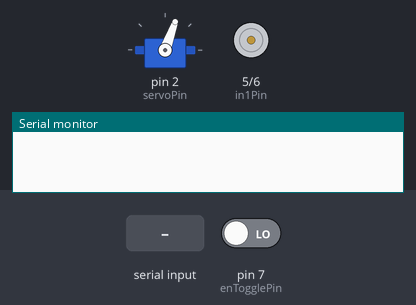
The program below on a simulated Arduino Nano, built with avr-gcc and run on an emulated ATmega328P. Shown: servo, motor-driver pin pairs drawn as motors (green arrow = first pin HIGH = forward, orange = second pin HIGH = backward, longer = more drive, scaled by the enable pin), the last lines printed to the serial monitor. The test bench sets the inputs (shaded band); at power-on: pin 7 (enTogglePin) LOW.

Above: at 1.2 s.
1.3 s: pin 7 (enTogglePin) driven HIGH
2.8 s: "d90\n" received over Serial
At 5.1 s:
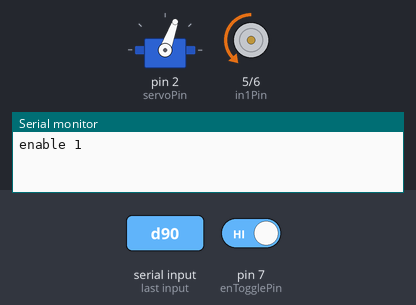
5.8 s: "s90\n" received over Serial
At 7.0 s:
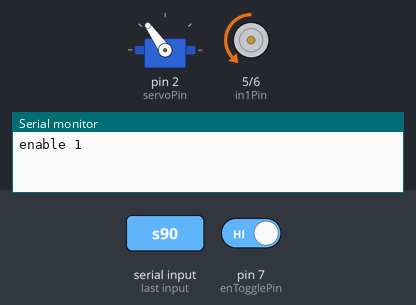
7.3 s: "d 45\n" received over Serial
At 9.3 s:
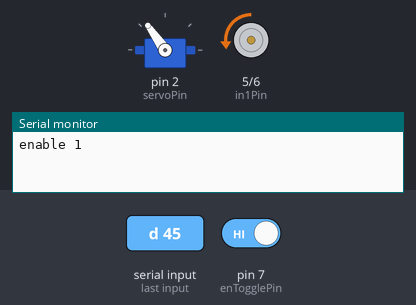
9.6 s: "s 45\n" received over Serial
At 10.1 s:
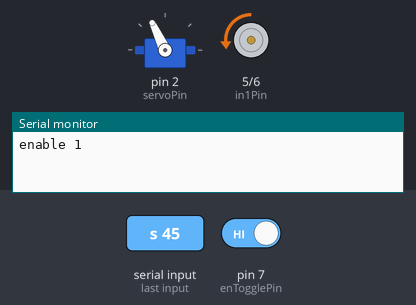
11.1 s: "d\n" received over Serial
At 12.9 s:
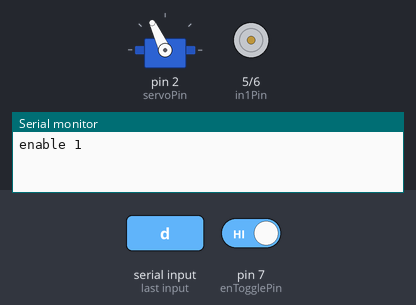
Timing chart, 0 to 14.4 s (numbered marks = the images above; inputs shaded):
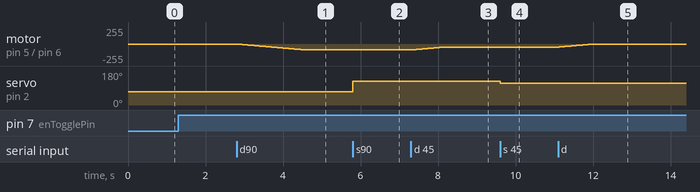

Measured:
- after the input at 2.8 s, motor on pin 5 (in1Pin) / pin 6 (in2Pin): moves from stopped to backward 89/255 over 1.8 s, starting at once
- after the input at 5.8 s, servo on pin 2 (servoPin): 70° → 125° at once
- after the input at 7.3 s, motor on pin 5 (in1Pin) / pin 6 (in2Pin): moves from backward 89/255 to backward 46/255 over 0.84 s, starting at once
- after the input at 9.6 s, servo on pin 2 (servoPin): 125° → 115° at once
- after the input at 11.1 s, motor on pin 5 (in1Pin) / pin 6 (in2Pin): moves from backward 46/255 to stopped over 0.90 s, starting at once

The program:

main.cpp
```cpp
#include <Arduino.h>
#include <Servo.h>

const int servoPin = 2;

Servo servo;

const int enaPin = 11;
const int in1Pin = 5;
const int in2Pin = 6;

const int enTogglePin = 7;

bool en_state = false;

int current_speed = 0;
int set_speed = 0;
unsigned long acc_time = 20;
unsigned long last_acc_time = 0;

int middle = 70; // +55 -55
int degree_max = 125;
int degree_min = 15;
int current_degree = 0;
int set_degree = 0;

#define BUFFER_SIZE 64

char ringBuffer[BUFFER_SIZE];
int head = 0;
int tail = 0;

void drive(int speed)
{
  if (speed > 200)
  {
    speed = 200;
  }
  else if (speed < -200)
  {
    speed = -200;
  }
  if (millis() < last_acc_time + acc_time)
  {
    return;
  }
  last_acc_time = millis();
  if (abs(speed - current_speed) > 1)
  {
    current_speed = current_speed + (speed - current_speed) / fabs(speed - current_speed) * 1;
  }
  else if (speed == 0)
  {
    current_speed = 0;
  }
  if (current_speed > 0)
  {
    digitalWrite(in1Pin, LOW);
    digitalWrite(in2Pin, HIGH);
  }
  else if (current_speed < 0)
  {
    digitalWrite(in1Pin, HIGH);
    digitalWrite(in2Pin, LOW);
  }
  else
  {
    digitalWrite(in1Pin, LOW);
    digitalWrite(in2Pin, LOW);
  }
  analogWrite(enaPin, abs(current_speed));
}

void steer(int angle)
{
  angle = angle + middle;
  if (angle > degree_max)
  {
    angle = degree_max;
  }
  else if (angle < degree_min)
  {
    angle = degree_min;
  }
  servo.write(angle);
}

void parseMessage(char *msg)
{
  char cmd[3]; // To store the 2-char command
  int value = 0;

  sscanf(msg, "%1s", cmd);

  // skip whitespace
  char *beg = ++msg;

  while (*beg == ' ')
  {
    beg++;
  }

  char *end = beg;

  while (*end != '\0')
  {
    end++;
  }

  // Serial.println(cmd);
  value = atoi(beg);
  // Serial.println(value);

  if (cmd[0] == 'd')
  {
    set_speed = value;
  }
  else if (cmd[0] == 's')
  {
    set_degree = value;
  }
}

void processMessage()
{
  // Message extraction from ring buffer
  char message[BUFFER_SIZE];
  int index = 0;
  while (tail != head)
  {
    char currentChar = ringBuffer[tail];
    tail = (tail + 1) % BUFFER_SIZE;

    if (currentChar == '\n')
    { // End of message
      break;
    }

    message[index++] = currentChar;
  }

  message[index] = '\0'; // Null-terminate the message string
  // Serial.println(message);

  // Parse the extracted message
  parseMessage(message);
}

void checkEnable()
{
  bool last_state = en_state;
  en_state = digitalRead(enTogglePin) == HIGH;

  if (en_state != last_state)
  {
    if (en_state)
    {
      Serial.println("enable 1");
    }
    else
    {
      Serial.println("enable 0");
    }
    delay(250);
  }
}

void setup()
{
  pinMode(in1Pin, OUTPUT);
  pinMode(in2Pin, OUTPUT);

  pinMode(enTogglePin, INPUT);

  servo.attach(servoPin);

  digitalWrite(in1Pin, LOW);
  digitalWrite(in2Pin, LOW);
  analogWrite(enaPin, 0);
  Serial.begin(9600);
}

int a = 0;

void loop()
{
  while (Serial.available() > 0)
  {
    char incomingByte = Serial.read();
    // Serial.print(incomingByte);
    ringBuffer[head] = incomingByte;
    head = ++head % BUFFER_SIZE; // Move the head and wrap it around

    // If head meets tail, it means buffer overflow, so move tail forward
    if (head == tail)
    {
      tail = ++tail % BUFFER_SIZE;
    }

    // Check for the end of the message (newline '\n')
    if (incomingByte == '\n')
    {
      processMessage();
    }
  }
  steer(en_state ? set_degree : 0);
  drive(en_state ? set_speed : 0);
  checkEnable();
}
```
